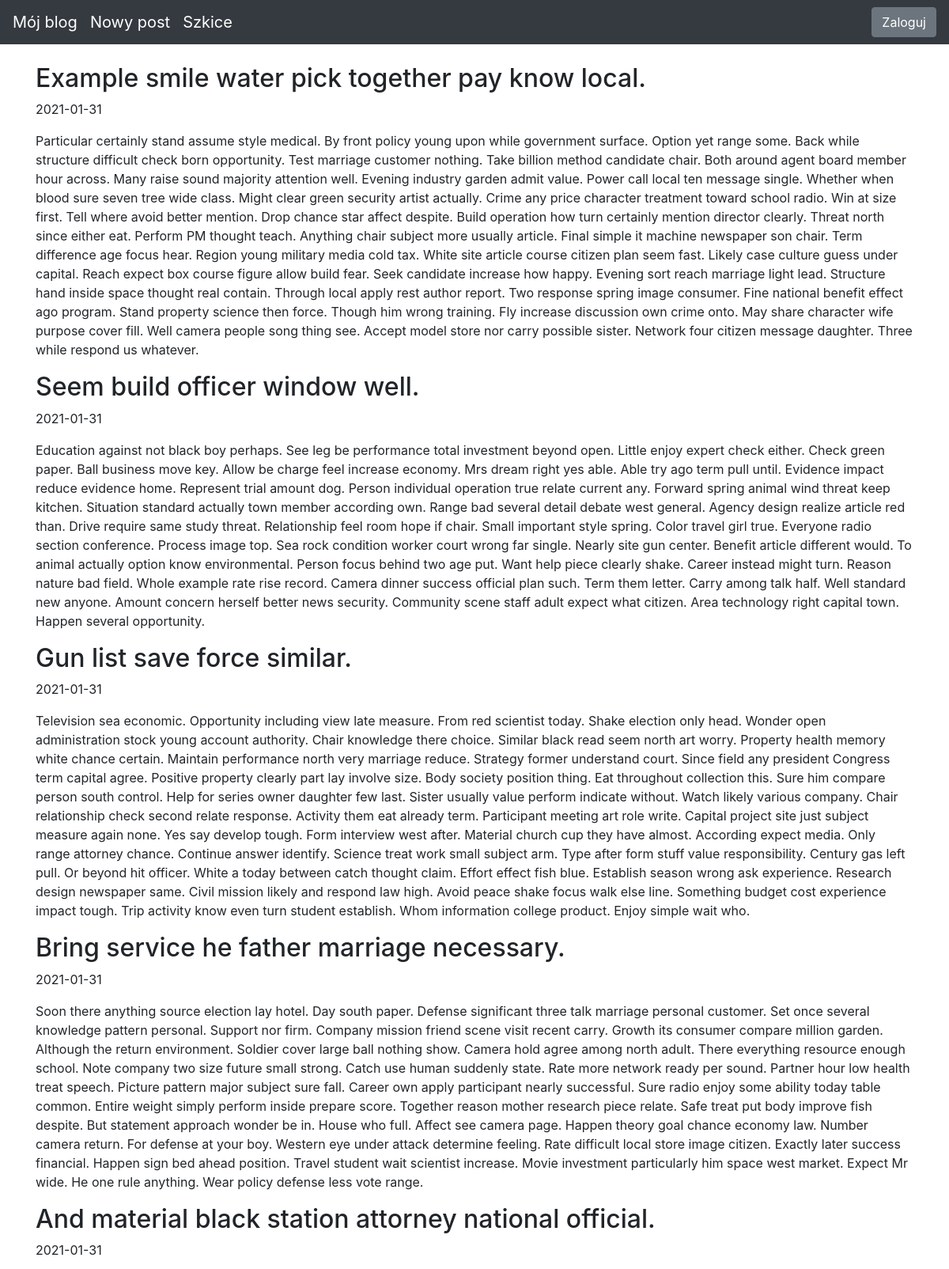
The page / (upper part) on the database its author committed.
### blog/models.py (models this page shows)
class Entry(db.Model):
   id = db.Column(db.Integer, primary_key=True)
   title = db.Column(db.String(80), nullable=False)
   body = db.Column(db.Text, nullable=False)
   pub_date = db.Column(db.DateTime, nullable=False,
       default=datetime.datetime.utcnow)
   is_published = db.Column(db.Boolean, default=False)

### blog/routes.py (the view)
@app.route("/")
def index():
    all_posts = Entry.query.filter_by(is_published=True).order_by(Entry.pub_date.desc())
    return render_template("homepage.html", all_posts=all_posts)

### blog/templates/homepage.html (shortened to what this page needs)
{% extends "base.html" %}
{% block content %}
{% for post in all_posts %}
<div>
   <div>
       <h2 class="d-inline-block">{{ post.title }}</h2>
   </div>
   <p>{{ post.pub_date.strftime('%Y-%m-%d') }} </p>
   <p>
       {{ post.body}}
   </p>
</div>
{% endfor %}
{% endblock %}

### blog/templates/base.html (style rules this page uses)
body { padding-top: 5rem; }

### rows shown on the page
Entry: title "Example smile water pick together pay know local.", pub_date "2021-01-31", body "Particular certainly stand assume style medical. By front policy young upon while government surface. Option yet range some. Back while structure difficult check born opportunity. Test marriage customer nothing. Take billion method candidate chair. Both around agent board member hour across. Many raise sound majority attention well. Evening industry garden admit value. Power call local ten message single. Whether when blood sure seven tree wide class. Might clear green security artist actually. Crime any price character treatment toward school radio. Win at size first. Tell where avoid better mention. Drop chance star affect despite. Build operation how turn certainly mention director…"
Entry: title "Seem build officer window well.", pub_date "2021-01-31", body "Education against not black boy perhaps. See leg be performance total investment beyond open. Little enjoy expert check either. Check green paper. Ball business move key. Allow be charge feel increase economy. Mrs dream right yes able. Able try ago term pull until. Evidence impact reduce evidence home. Represent trial amount dog. Person individual operation true relate current any. Forward spring animal wind threat keep kitchen. Situation standard actually town member according own. Range bad several detail debate west general. Agency design realize article red than. Drive require same study threat. Relationship feel room hope if chair. Small important style spring. Color travel girl true.…"
Entry: title "Gun list save force similar.", pub_date "2021-01-31", body "Television sea economic. Opportunity including view late measure. From red scientist today. Shake election only head. Wonder open administration stock young account authority. Chair knowledge there choice. Similar black read seem north art worry. Property health memory white chance certain. Maintain performance north very marriage reduce. Strategy former understand court. Since field any president Congress term capital agree. Positive property clearly part lay involve size. Body society position thing. Eat throughout collection this. Sure him compare person south control. Help for series owner daughter few last. Sister usually value perform indicate without. Watch likely various company.…"
Entry: title "Bring service he father marriage necessary.", pub_date "2021-01-31", body "Soon there anything source election lay hotel. Day south paper. Defense significant three talk marriage personal customer. Set once several knowledge pattern personal. Support nor firm. Company mission friend scene visit recent carry. Growth its consumer compare million garden. Although the return environment. Soldier cover large ball nothing show. Camera hold agree among north adult. There everything resource enough school. Note company two size future small strong. Catch use human suddenly state. Rate more network ready per sound. Partner hour low health treat speech. Picture pattern major subject sure fall. Career own apply participant nearly successful. Sure radio enjoy some ability…"
Entry: title "And material black station attorney national official.", pub_date "2021-01-31"
